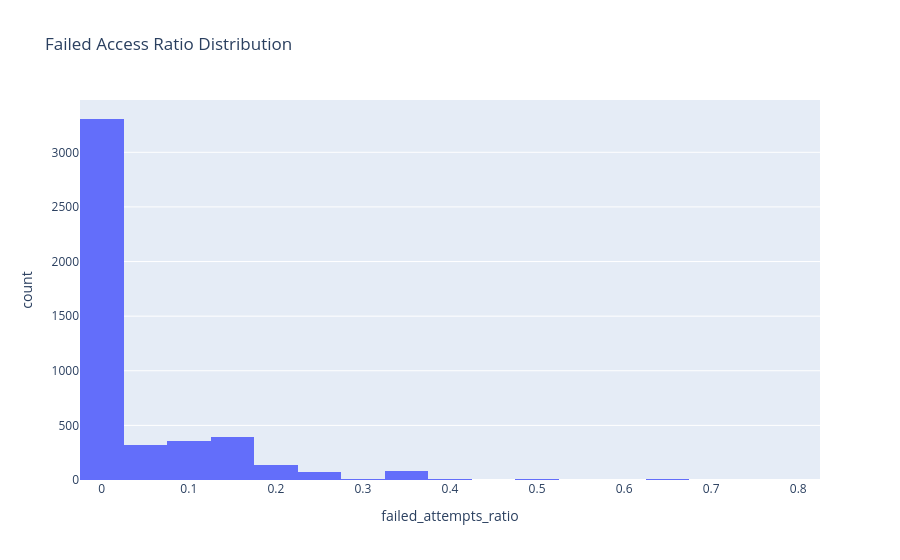

The notebook cell saved with this chart:
### Code cell
fig = px.histogram(
    sessions_df,
    x="failed_attempts_ratio",
    nbins=40,
    title="Failed Access Ratio Distribution",
    hover_data=["session_id", "role"]
)

fig.show()

### Figure 1 — Plotly figure (JSON) as saved in the notebook; plotly's stock layout.template omitted (floating-point values rounded to 4 significant figures; data arrays with more than 128 entries replaced by an {"elided": "..."} marker saying what was removed)
{"data": [{"bingroup": "x", "hovertemplate": "failed_attempts_ratio=%{x}<br>count=%{y}<extra></extra>", "legendgroup": "", "marker": {"color": "#636efa", "pattern": {"shape": ""}}, "name": "", "nbinsx": 40, "orientation": "v", "showlegend": false, "type": "histogram", "x": {"elided": "4711 float values"}, "xaxis": "x", "yaxis": "y"}], "layout": {"barmode": "relative", "legend": {"tracegroupgap": 0}, "title": {"text": "Failed Access Ratio Distribution"}, "xaxis": {"anchor": "y", "domain": [0, 1], "title": {"text": "failed_attempts_ratio"}}, "yaxis": {"anchor": "x", "domain": [0, 1], "title": {"text": "count"}}}}
